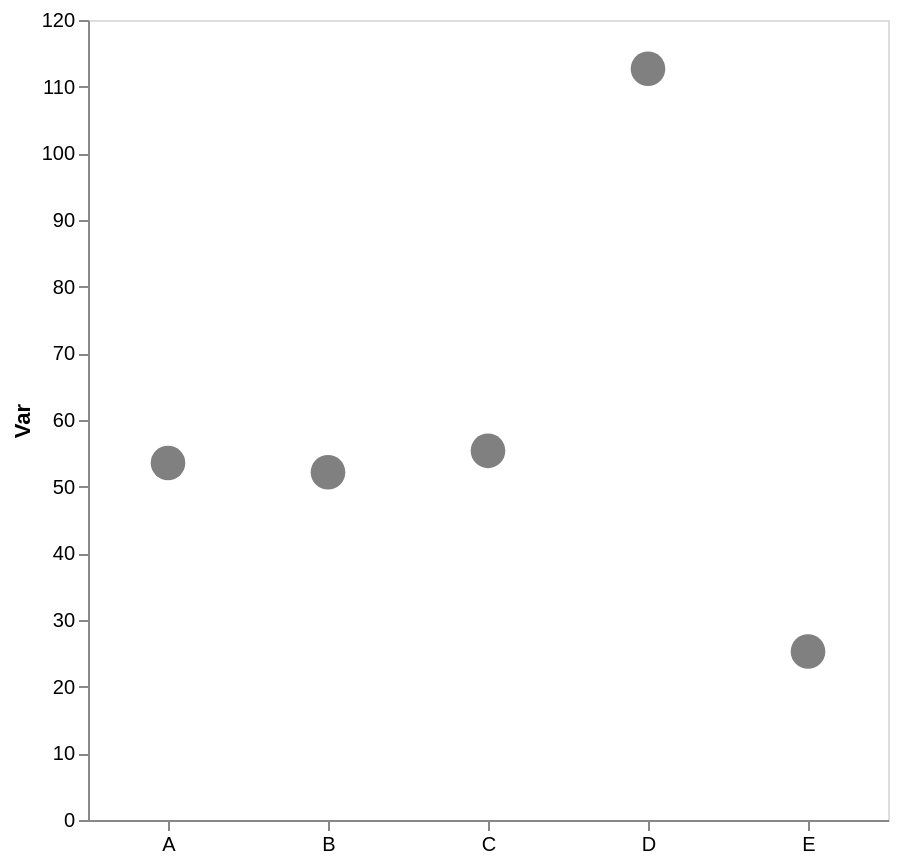

The specification (Vega-Lite) saved for this image:
### Vega-Lite specification from a JSON file in a GitHub repository (floating-point values rounded to 4 significant figures)
{"config": {"view": {"continuousWidth": 300, "continuousHeight": 300}, "axis": {"grid": false}, "bar": {"color": "gray"}}, "data": {"name": "data-7e43fe0d51331abc9fc83681841e6688"}, "mark": {"type": "point", "color": "gray", "filled": true, "size": 300}, "encoding": {"x": {"axis": {"labelAngle": 0, "title": null}, "field": "cat", "type": "nominal"}, "y": {"aggregate": "mean", "axis": {"title": "Var"}, "field": "var1", "type": "quantitative"}}, "height": 400, "width": 400, "$schema": "https://vega.github.io/schema/vega-lite/v5.17.0.json", "datasets": {"data-7e43fe0d51331abc9fc83681841e6688": [{"cat": "E", "var1": 24.09, "var2": 48.68}, {"cat": "A", "var1": 57.63, "var2": 53.74}, {"cat": "B", "var1": 52.16, "var2": 38.7}, {"cat": "E", "var1": 31.94, "var2": 58.62}, {"cat": "C", "var1": 43.59, "var2": 54.44}, {"cat": "E", "var1": 26.85, "var2": 43.5}, {"cat": "A", "var1": 49.23, "var2": 53.87}, {"cat": "D", "var1": 108.5, "var2": 62.31}, {"cat": "E", "var1": 18.19, "var2": 51.93}, {"cat": "C", "var1": 67.16, "var2": 53.09}, {"cat": "D", "var1": 116.8, "var2": 41.14}, {"cat": "A", "var1": 53.8, "var2": 50.17}]}}
